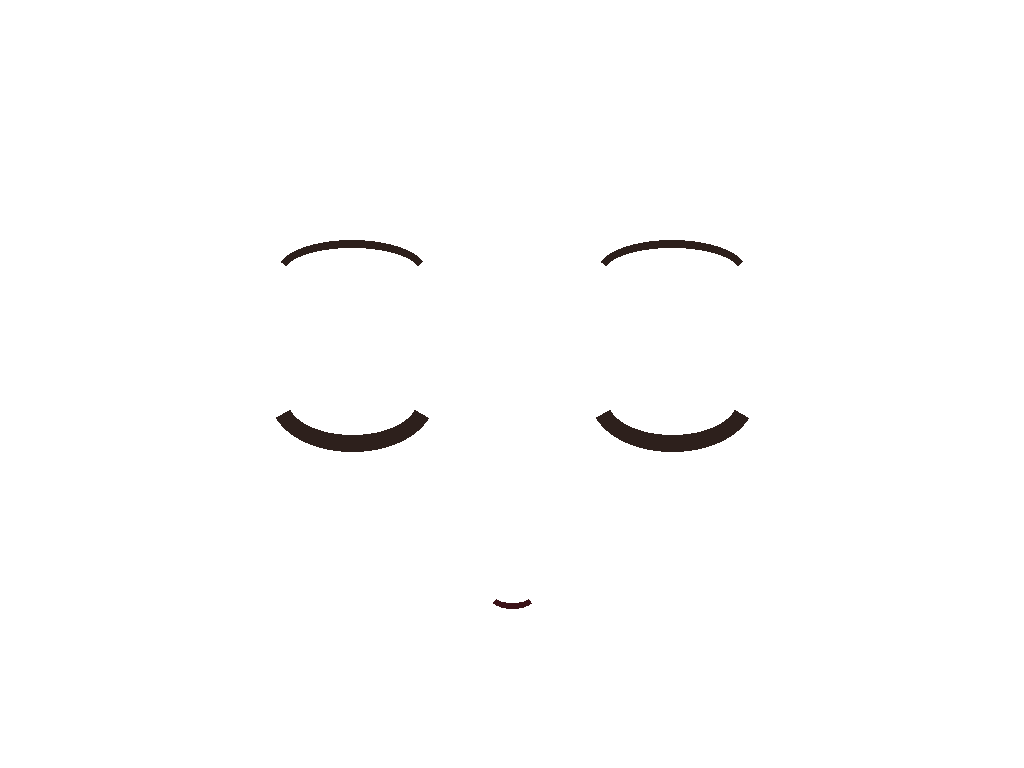
#> input picture s3_assets/face_boss_blink.png, 1024 x 768 px, given in place of face_mei_sad.png, which was not available
$ python make_tear_faces.py
#> lines starting #> are read from the running program, lines starting #| are printed output that depends on the picture
"""make_tear_faces.py ― めいの顔に涙をのせた表情を作る（ハナ用：tearsad / tearsadtalk / tearsmile / tearsmiletalk / tearblink）"""
import os
from PIL import Image, ImageDraw, ImageFilter
A = os.path.join(os.path.dirname(os.path.abspath(__file__)), "s3_assets")
SRC = {"tearsad": "sad", "tearsadtalk": "sadtalk", "tearsmile": "blushsmile", "tearsmiletalk": "smiletalk", "tearblink": "sadblink"}
for new, base in SRC.items():
    im = Image.open(os.path.join(A, "face_mei_%s.png" % base)).convert("RGBA")
#> im is the input picture: PIL image 1024x768 RGBA; mean R, G, B, A 0.4, 0.3, 0.3, 2.5
    lay = Image.new("RGBA", im.size, (0, 0, 0, 0)); d = ImageDraw.Draw(lay)
#> after `lay = Image.new('RGBA', im.size, (0, 0, 0, 0))`: lay: PIL image 1024x768 RGBA; every value is 0
    eyes_open = "blink" not in base and "smile" not in base
    for cx in (352, 672):
        if eyes_open:                                     # 目にたまった涙（下のふちに光る帯）
            d.ellipse((cx - 82, 440, cx + 82, 512), fill=(200, 235, 255, 120))
            d.ellipse((cx - 50, 470, cx - 10, 490), fill=(255, 255, 255, 230))
        # ほおを伝う涙のすじ
        x0 = cx - 55 if cx < 512 else cx + 55
        for k in range(26):
            y = 505 + k * 6; w = 13 - k * 0.25
            d.ellipse((x0 - w, y - w, x0 + w, y + w), fill=(170, 220, 255, 210))
        d.ellipse((x0 - 16, 655, x0 + 16, 695), fill=(170, 220, 255, 230))
        d.ellipse((x0 - 6, 662, x0 + 2, 676), fill=(255, 255, 255, 240))
    lay = lay.filter(ImageFilter.GaussianBlur(1.2))
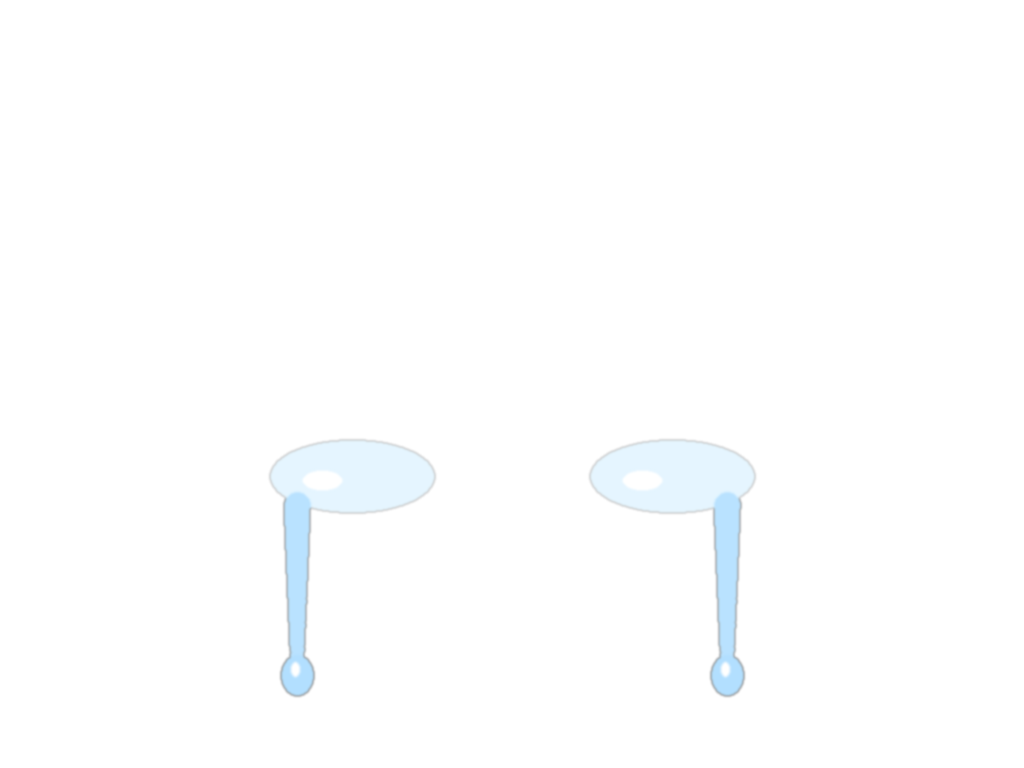
#> lay: PIL image 1024x768 RGBA; mean R, G, B, A 6.7, 8, 8.9, 5.4; transparent parts drawn white
    im.alpha_composite(lay); im.save(os.path.join(A, "face_mei_%s.png" % new)); print(new)
#| tearsad
#> pass 2 of the loop `for new, base in SRC.items():`:
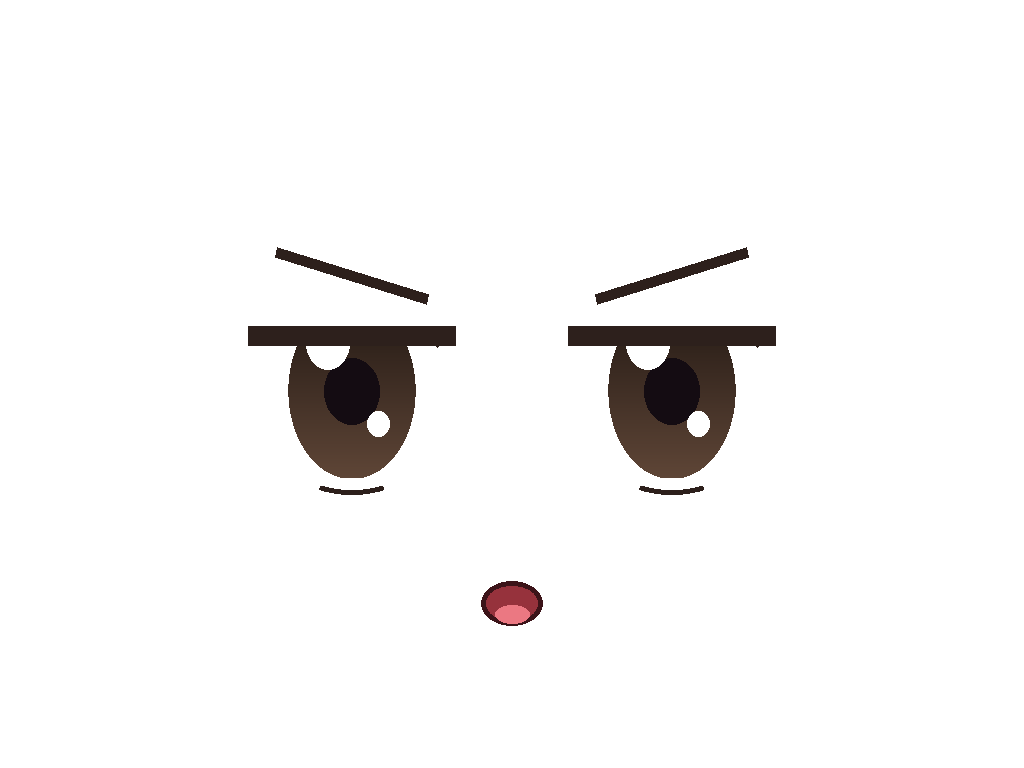
#> input picture s3_assets/face_boss_coldtalk.png, 1024 x 768 px, given in place of face_mei_sadtalk.png, which was not available
#> im is the input picture: PIL image 1024x768 RGBA; mean R, G, B, A 6.7, 5.7, 5.5, 16.7
#> `im.alpha_composite(lay)`:
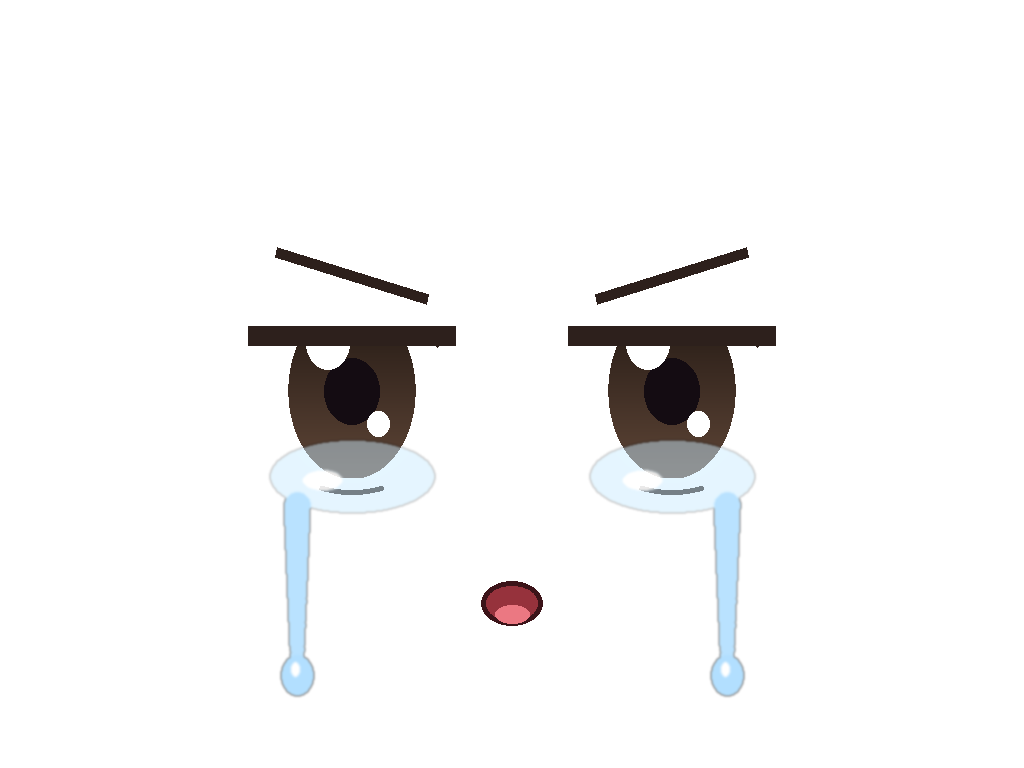
#> im: PIL image 1024x768 RGBA; mean R, G, B, A 11.9, 12.1, 12.6, 20.9; transparent parts drawn white
#| tearsadtalk
#> (the run stopped early here; a loop or call above may not have finished)
